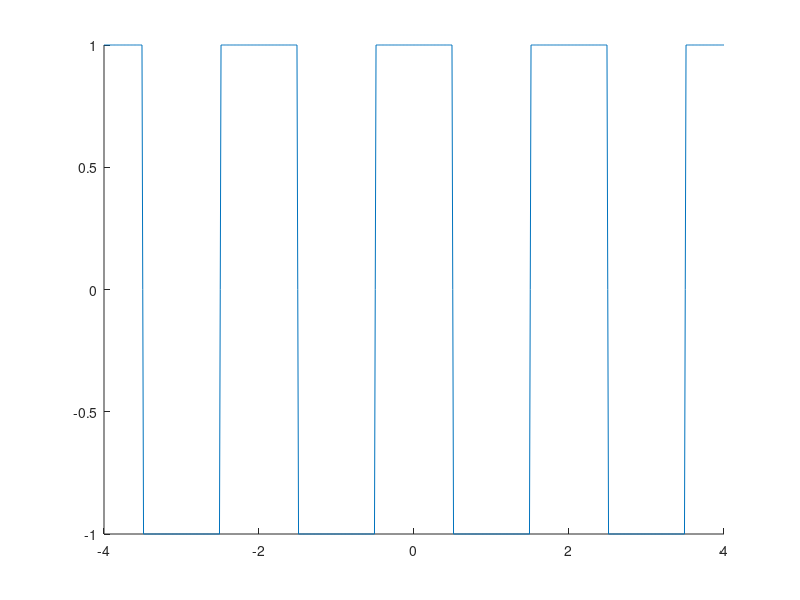

Write MATLAB code to recreate this figure.
clf
h_a = @(a,x) sign(abs(mod(a*x,4)-2) -1) 

X = -4:0.01:4;
Y1 = [];
Y2 = [];
Y3 = [];
for i = X
	Y1 = [Y1 h_a(1,i)];
	Y2 = [Y2 h_a(4,i)];
	Y3 = [Y3 h_a(2,i)];
end
hold on
%plot(X,Y1);
%plot(X,Y2);
plot(X,Y3);
hold off